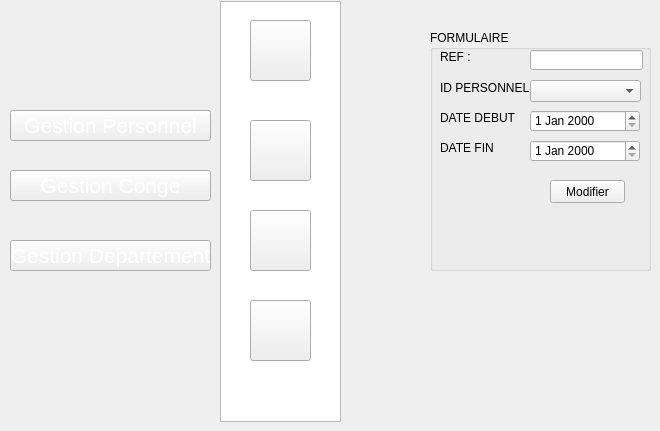
   <widget class="QWidget" name="page_15">
    <widget class="QPushButton" name="pushButton_97">
     <property name="geometry">
      <rect>
       <x>250</x>
       <y>300</y>
       <width>61</width>
       <height>61</height>
      </rect>
     </property>
     <property name="styleSheet">
      <string notr="true">image: url(:/new/prefix1/img/icon-supp2 (1).png);</string>
     </property>
     <property name="text">
      <string/>
     </property>
    </widget>
    <widget class="QPushButton" name="pushButton_98">
     <property name="geometry">
      <rect>
       <x>10</x>
       <y>170</y>
       <width>201</width>
       <height>31</height>
      </rect>
     </property>
     <property name="font">
      <font>
       <pointsize>16</pointsize>
       <weight>50</weight>
       <bold>false</bold>
      </font>
     </property>
     <property name="styleSheet">
      <string notr="true">color: rgb(255, 255, 255);

background-image: url(:/new/prefix1/img/selected2.png);</string>
     </property>
     <property name="text">
      <string>Gestion Conge</string>
     </property>
    </widget>
    <widget class="QPushButton" name="pushButton_99">
     <property name="geometry">
      <rect>
       <x>250</x>
       <y>120</y>
       <width>61</width>
       <height>61</height>
      </rect>
     </property>
     <property name="styleSheet">
      <string notr="true">image: url(:/new/prefix1/img/icon-modif2 (1).png);</string>
     </property>
     <property name="text">
      <string/>
     </property>
    </widget>
    <widget class="QPushButton" name="pushButton_100">
     <property name="geometry">
      <rect>
       <x>250</x>
       <y>20</y>
       <width>61</width>
       <height>61</height>
      </rect>
     </property>
     <property name="styleSheet">
      <string notr="true">image: url(:/new/prefix1/img/icon-ajout2.png);
background-image: url(:/new/prefix1/img/bg.png);</string>
     </property>
     <property name="text">
      <string/>
     </property>
    </widget>
    <widget class="QListView" name="listView_11">
     <property name="geometry">
      <rect>
       <x>220</x>
       <y>1</y>
       <width>121</width>
       <height>421</height>
      </rect>
     </property>
     <property name="styleSheet">
      <string notr="true">background-image: url(:/new/prefix1/img/selected.png);</string>
     </property>
    </widget>
    <widget class="QPushButton" name="pushButton_102">
     <property name="geometry">
      <rect>
       <x>10</x>
       <y>110</y>
       <width>201</width>
       <height>31</height>
      </rect>
     </property>
     <property name="font">
      <font>
       <pointsize>16</pointsize>
       <weight>50</weight>
       <bold>false</bold>
      </font>
     </property>
     <property name="styleSheet">
      <string notr="true">color: rgb(255, 255, 255);</string>
     </property>
     <property name="text">
      <string>Gestion Personnel</string>
     </property>
    </widget>
    <widget class="QPushButton" name="pushButton_103">
     <property name="geometry">
      <rect>
       <x>250</x>
       <y>210</y>
       <width>61</width>
       <height>61</height>
      </rect>
     </property>
     <property name="styleSheet">
      <string notr="true">image: url(:/new/prefix1/img/icon-afficher2.png);</string>
     </property>
     <property name="text">
      <string/>
     </property>
    </widget>
    <widget class="QPushButton" name="pushButton_129">
     <property name="geometry">
      <rect>
       <x>10</x>
       <y>240</y>
       <width>201</width>
       <height>31</height>
      </rect>
     </property>
     <property name="font">
      <font>
       <pointsize>16</pointsize>
       <weight>50</weight>
       <bold>false</bold>
      </font>
     </property>
     <property name="styleSheet">
      <string notr="true">color: rgb(255, 255, 255);</string>
     </property>
     <property name="text">
      <string>Gestion Departement</string>
     </property>
    </widget>
    <widget class="QGroupBox" name="groupBox_9">
     <property name="geometry">
      <rect>
       <x>430</x>
       <y>30</y>
       <width>221</width>
       <height>241</height>
      </rect>
     </property>
     <property name="title">
      <string>FORMULAIRE</string>
     </property>
     <widget class="QLabel" name="label_46">
      <property name="geometry">
       <rect>
        <x>10</x>
        <y>50</y>
        <width>91</width>
        <height>16</height>
       </rect>
      </property>
      <property name="text">
       <string>ID PERSONNEL :</string>
      </property>
      <property name="scaledContents">
       <bool>false</bool>
      </property>
     </widget>
     <widget class="QLineEdit" name="ref2">
      <property name="geometry">
       <rect>
        <x>100</x>
        <y>20</y>
        <width>113</width>
        <height>20</height>
       </rect>
      </property>
     </widget>
     <widget class="QLabel" name="label_48">
      <property name="geometry">
       <rect>
        <x>10</x>
        <y>20</y>
        <width>47</width>
        <height>13</height>
       </rect>
      </property>
      <property name="focusPolicy">
       <enum>Qt::StrongFocus</enum>
      </property>
      <property name="text">
       <string>REF :</string>
      </property>
      <property name="textFormat">
       <enum>Qt::AutoText</enum>
      </property>
      <property name="scaledContents">
       <bool>false</bool>
      </property>
     </widget>
     <widget class="QPushButton" name="modifierconge">
      <property name="geometry">
       <rect>
        <x>120</x>
        <y>150</y>
        <width>75</width>
        <height>23</height>
       </rect>
      </property>
      <property name="text">
       <string>Modifier</string>
      </property>
     </widget>
     <widget class="QDateEdit" name="datedebut2">
      <property name="geometry">
       <rect>
        <x>100</x>
        <y>80</y>
        <width>110</width>
        <height>22</height>
       </rect>
      </property>
     </widget>
     <widget class="QDateEdit" name="datefin2">
      <property name="geometry">
       <rect>
        <x>100</x>
        <y>110</y>
        <width>110</width>
        <height>22</height>
       </rect>
      </property>
     </widget>
     <widget class="QLabel" name="label_52">
      <property name="geometry">
       <rect>
        <x>10</x>
        <y>80</y>
        <width>91</width>
        <height>16</height>
       </rect>
      </property>
      <property name="text">
       <string>DATE DEBUT</string>
      </property>
      <property name="scaledContents">
       <bool>false</bool>
      </property>
     </widget>
     <widget class="QLabel" name="label_63">
      <property name="geometry">
       <rect>
        <x>10</x>
        <y>110</y>
        <width>91</width>
        <height>16</height>
       </rect>
      </property>
      <property name="text">
       <string>DATE FIN</string>
      </property>
      <property name="scaledContents">
       <bool>false</bool>
      </property>
     </widget>
     <widget class="QComboBox" name="id_p_2">
      <property name="geometry">
       <rect>
        <x>100</x>
        <y>50</y>
        <width>111</width>
        <height>22</height>
       </rect>
      </property>
     </widget>
    </widget>
    <zorder>listView_11</zorder>
    <zorder>pushButton_97</zorder>
    <zorder>pushButton_103</zorder>
    <zorder>pushButton_102</zorder>
    <zorder>pushButton_99</zorder>
    <zorder>pushButton_100</zorder>
    <zorder>pushButton_98</zorder>
    <zorder>pushButton_129</zorder>
    <zorder>groupBox_9</zorder>
   </widget>
